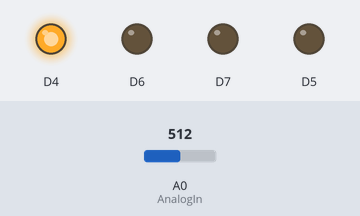
Simulated run of this sketch. Board: ESP8266 (NodeMCU). Parts: output pins drawn as LEDs (lit = HIGH). Inputs (shaded band) come from the test bench; at power-on: A0 (AnalogIn) = 512. WiFi joins after 1.5 s; servers stay silent unless stated; uploads are accepted with an empty reply; EEPROM starts erased; what the sketch prints to the serial monitor is not drawn.

Above: at 6.3 s.
Timing chart, 0 to 7.8 s (numbered marks = the images above):
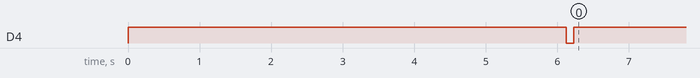

Measured:
- by itself, D4: HIGH → LOW at 6.1 s, → HIGH 0.10 s later

The sketch:

tomada_inteligente.ino
```cpp
//Tomada inteligente
//Projeto Integrador Oitavo Semestre
//Grupo SM2 Polo Sao Jose dos Campos
//Univesp

#include <ESP8266WiFi.h>
#include "HTTPSRedirect.h"
#include <EEPROM.h>
char ssid[15];
char password[15];

//id do script do Google Spreadsheet
const char *GScriptId = "AKfycbykjH5PVwp21Xv9VY3NDeWLVUQKP1fhSmaKzHvTS2RokKZzbG-K";

// Intervalo de envio de dados
const int dataPostDelay = 5000;

const char* host = "script.google.com";
const char* googleRedirHost = "script.googleusercontent.com";

const int httpsPort =  443;
HTTPSRedirect client(httpsPort);

//url para metodo get
String url = String("/macros/s/") + GScriptId + "/exec?";

const char* fingerprint = "F0 5C 74 77 3F 6B 25 D7 3B 66 4D 43 2F 7E BC 5B E9 28 86 AD";

// Entrada da leitura analogica
const int AnalogIn     = A0;

unsigned long prevMillis = millis();

//estados das tomadas ON/OFF
bool estado1 = false;
bool estado2 = false;
bool estado3 = false;


void setup() {
  //LED
  pinMode(2, OUTPUT);
  digitalWrite(2, HIGH);

  //tomada 1
  pinMode(14, OUTPUT);
  digitalWrite(14, LOW);

  //tomada 2
  pinMode(12, OUTPUT);
  digitalWrite(12, LOW);

  //tomada 3
  pinMode(13, OUTPUT);
  digitalWrite(13, LOW);

  WiFi.mode(WIFI_STA);
  Serial.begin(115200);
  EEPROM.begin(512);

  EEPROM.get(0, ssid);
  EEPROM.get(15, password);

  wifi_connect();

  Serial.print(String("Conectando em "));
  Serial.println(host);

  bool flag = false;
  for (int i = 0; i < 5; i++) {
    int retval = client.connect(host, httpsPort);
    if (retval == 1) {
      flag = true;
      break;
    }
    else
      Serial.println("Falha na conexao. Reconectando...");
  }

  //Status da conexao, 1 = Conectado, 0 nao conectado.
  Serial.println("Status da conexao: " + String(client.connected()));
  Serial.flush();

  if (!flag) {
    Serial.print("Nao foi possivel conectar em: ");
    Serial.println(host);
    Serial.println("Saindo...");
    Serial.flush();
    return;
  }

  // Dados serao enviados mesmo se o certificado nao for compativel
  if (client.verify(fingerprint, host)) {
    Serial.println("Certificado match.");
  } else {
    Serial.println("Certificado mis-match");
  }
}

// Metodo de envio dos dados e recebimento da resposta do servidor
void postData(String estado1, String estado2, String estado3, float corrente) {
  wifi_connect();
  if (!client.connected()) {
    Serial.println("Conectando ao servidor novamente...");
    client.connect(host, httpsPort);
  } else {
    String urlFinal = url + "tomada1=" + estado1 + "&tomada2=" + estado2 + "&tomada3=" + estado3 + "&corrente=" + String(corrente);
    client.printRedir(urlFinal, host, googleRedirHost);

    digitalWrite(2, LOW);
    delay(100);
    digitalWrite(2, HIGH);
  }
}

// Enviando os dados em intervalos definidos
void loop() {
  wifi_connect();

  unsigned long time = (millis() - prevMillis);
  if (time > dataPostDelay) {
    prevMillis = millis();

    if (client.isTomada1On() != NULL) {
      estado1 = client.isTomada1On();  //tomada 1
      estado2 = client.isTomada2On();  //tomada 2
      estado3 = client.isTomada3On();  //tomada 3
    }
      Serial.println(" estado1:" + String(estado1) + " estado2:" + String(estado2) + " estado3:" + String(estado3));
      if (!estado1) {
        digitalWrite(14, LOW);
      } else {
        digitalWrite(14, HIGH);
      }

      if (!estado2) {
        digitalWrite(12, LOW);
      } else {
        digitalWrite(12, HIGH);
      }

      if (!estado3) {
        digitalWrite(13, LOW);
      } else {
        digitalWrite(13, HIGH);
      }


    float corrente = correnteRMS();

    // Envio dos dados
    postData(String(estado1), String(estado2), String(estado3), corrente);
    Serial.print("enviado - tempo: ");
    Serial.println(time);
  }
  delay(100);
}

void wifi_connect() {
  if (WiFi.status() == WL_CONNECTED) {
    return;
  }

  Serial.println("\nConectando ao wifi");
  Serial.flush();
  EEPROM.get(0, ssid);
  EEPROM.get(15, password);

  WiFi.begin(ssid, password);
  delay(4000);
  if (WiFi.status() != WL_CONNECTED) {
    Serial.println("\nTentando coneccao WPS ...");
    WiFi.beginWPSConfig();
    delay(3000);
    if (WiFi.status() == WL_CONNECTED) {
      Serial.println("Conectado!");
      Serial.println(WiFi.SSID());
      Serial.println(" IP: ");
      Serial.println(WiFi.localIP());
      char id[15];
      WiFi.SSID().toCharArray(id, 15);
      char psd[15];
      WiFi.psk().toCharArray(psd, 15);
      //salvando os dados da conexao wifi
      EEPROM.put(0, id);
      EEPROM.put(15, psd);
    }
    else {
      Serial.println("Falha na coneccao!");
    }
  }
  else {
    Serial.println("Conectado!");
    Serial.println(WiFi.SSID());
    Serial.println(" IP: ");
    Serial.println(WiFi.localIP());
  }
}

float correnteRMS() {

  const unsigned long sampleTime = 100UL;
  const unsigned long numSamples = 50UL;
  const unsigned long sampleInterval = sampleTime / numSamples;
  const int adc_zero = 510;
  unsigned long currentAcc = 0;
  unsigned int count = 0;
  unsigned long prevMillis = millis() - sampleInterval ;
  while (count < numSamples)
  {
    if (micros() - prevMillis >= sampleInterval)
    {
      int adc_raw = analogRead(AnalogIn) - adc_zero;
      currentAcc += (unsigned long)(adc_raw * adc_raw);
      ++count;
      prevMillis += sampleInterval;
      Serial.println(currentAcc);
    }
    delay(1);
  }

  float rms = sqrt((float)currentAcc / (float)numSamples) * (75.7576 / 1024.0);
  Serial.println("corrente: " + String(rms)+"numero de medidas"+count);
  return rms;
}
```

HTTPSRedirect.cpp
```cpp
/*  HTTPS with follow-redirect
    Created by Sujay S. Phadke, 2016
    All rights reserved.

*/
// to-do: Use 'F' macro for storing strings
// to-do: remove spurious characters in the message body

#include "HTTPSRedirect.h"

// from LarryD, Arduino forum
//#define DEBUG   //If you comment this line, the DPRINT & DPRINTLN lines are defined as blank.
#ifdef DEBUG    //Macros are usually in all capital letters.
#define DPRINT(...)    Serial.print(__VA_ARGS__)     //DPRINT is a macro, debug print
#define DPRINTLN(...)  Serial.println(__VA_ARGS__)   //DPRINTLN is a macro, debug print with new line
#else
#define DPRINT(...)     //now defines a blank line
#define DPRINTLN(...)   //now defines a blank line
#endif


HTTPSRedirect::HTTPSRedirect(const int p, const char* fp, bool c)
  : httpsPort(p), redirFingerprint(fp), fpCheck(c) {
}

HTTPSRedirect::HTTPSRedirect(const int p)
  : httpsPort(p) {
  fpCheck = false;
}

HTTPSRedirect::~HTTPSRedirect() {
}

bool HTTPSRedirect::printRedir(String& url, const char* host, const char* redirHost) {
  return printRedir(url.c_str(), host, redirHost);
}

bool HTTPSRedirect::printRedir(const char* url, const char* host, const char* redirHost) {

  int redirFlag = false;

  // Check if connection to host is alive
  if (!connected()) {
    Serial.println("Error! Not connected to host.");
    return false;
  }
  // HTTP headers must be terminated with a "\r\n\r\n"
  // http://stackoverflow.com/questions/6686261/what-at-the-bare-minimum-is-required-for-an-http-request
  // http://serverfault.com/questions/163511/what-is-the-mandatory-information-a-http-request-header-must-contain
  String Request = createRequest(url, host);

  DPRINTLN(Request);
  // make request
  print(Request);

  String line;
  String redirUrl;

  DPRINTLN("Detecting re-direction.");
  DPRINTLN(redirHost);

  while (connected()) {
    line = readStringUntil('\n');
    DPRINTLN(line);
    if (line == "\r") {
      DPRINTLN("END OF HEADER");
      //DPRINTLN(line);
      break;
    }

    if (find("Location: ") ) {
      find((char *)redirHost);
      DPRINTLN("Found re-direction URL!");
      redirUrl = readStringUntil('\n');
      redirFlag = true;
      break;
    }
    /*
      if (finder.findUntil("chunked", "\n\r") ){
      break;
      }*/
  }

  DPRINTLN("Body:\n");
  if (verboseInfo)
    fetchData(true, false);
  else
    flush();

  if (!redirFlag) {
    DPRINTLN("No re-direction URL found in header.");
    return false;
  }
  //flush();
  //stop();

  DPRINTLN("Redirected URL:");
  DPRINTLN(redirUrl);

  Request = createRequest(redirUrl.c_str(), redirHost);

  DPRINTLN("Connecting to:");
  DPRINTLN(redirHost);

  if (!connect(redirHost, httpsPort)) {
    Serial.println("Connection to re-directed host failed!");
    return 0;
  }

  if (fpCheck) {
    if (verify(redirFingerprint, redirHost)) {
      Serial.println("Re-directed host certificate match.");
    } else {
      Serial.println("Re-directed host certificate mis-match");
    }
  }

  DPRINTLN("Requesting re-directed URL.");
  DPRINTLN(Request);

  // Make request
  print(Request);

  DPRINTLN("Final Response:");

  fetchData(false, true);

  fetchData(true, false);

  flush();
  //stop();

  return true;
}

String HTTPSRedirect::createRequest(const char* url, const char* host) {
  return String("GET ") + url + " HTTP/1.1\r\n" +
         "Host: " + host + "\r\n" +
         "User-Agent: ESP8266\r\n" +
         (keepAlive ? "" : "Connection: close") +
         "\r\n\r\n";

}

void HTTPSRedirect::fetchData(bool disp, bool header) {
  String line;
  while (connected()) {
    line = readStringUntil('\n');

    char *p = const_cast<char*>(line.c_str());

    if (strstr(p, "1:true") != NULL) tomada1 = true;
    if (strstr(p, "1:false") != NULL) tomada1 = false;

    if (strstr(p, "2:true") != NULL) tomada2 = true;
    if (strstr(p, "2:false") != NULL) tomada2 = false;

    if (strstr(p, "3:true") != NULL) tomada3 = true;
    if (strstr(p, "3:false") != NULL) tomada3 = false;

    if (disp)
      Serial.println(line);


    if (line == "\r") {
      if (disp) {
        if (header)
          DPRINTLN("END OF HEADER");
        else
          DPRINTLN("END OF RESPONSE");
        //DPRINTLN(line);
      }
      break;
    }
  }
}

bool HTTPSRedirect::isTomada1On() {
  return tomada1;
}

bool HTTPSRedirect::isTomada2On() {
  return tomada2;
}

bool HTTPSRedirect::isTomada3On() {
  return tomada3;
}
```

HTTPSRedirect.h
```cpp
/*  HTTPS with follow-redirect
    Created by Sujay S. Phadke, 2016
    All rights reserved.

*/

#include <WiFiClientSecure.h>

class HTTPSRedirect : public WiFiClientSecure {
  private:
    const int httpsPort;
    const char* redirFingerprint;
    bool fpCheck = false;
    bool keepAlive = true;
    bool verboseInfo = false;
    bool tomada1=NULL;
    bool tomada2=NULL;
    bool tomada3=NULL;

  public:
    HTTPSRedirect(const int, const char*, bool);
    HTTPSRedirect(const int);
    ~HTTPSRedirect();

    bool printRedir(const char*, const char*, const char*);
    bool printRedir(String&, const char*, const char*);
    String createRequest(const char*, const char*);
    void fetchData(bool, bool);
    bool isTomada1On();
    bool isTomada2On();
    bool isTomada3On();

};
```
